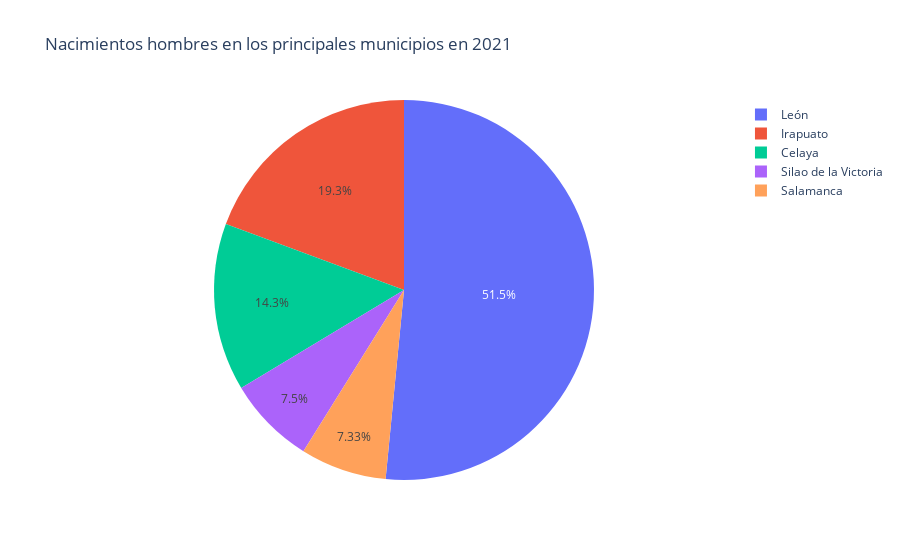

The notebook cell saved with this chart:
### Markdown cell above
**Si tomamos como muestra los 5 municipios con mas nacimientos podemos ver la gran variacion que tiene el municipio de Leon vs los otros municipios**

### Code cell
df = n_municipios.query("year== 2021").query("indicador == 'Nacimientos hombres'")
grupo = df.sort_values(ascending=False,by='valor')[:5]

fig = px.pie(grupo, values='valor', names='desc_municipio', title='Nacimientos hombres en los principales municipios en 2021')
fig.show()

### Figure 1 — Plotly figure (JSON) as saved in the notebook; plotly's stock layout.template omitted (floating-point values rounded to 4 significant figures)
{"data": [{"domain": {"x": [0, 1], "y": [0, 1]}, "hovertemplate": "desc_municipio=%{label}<br>valor=%{value}<extra></extra>", "labels": ["León", "Irapuato", "Celaya", "Silao de la Victoria", "Salamanca"], "legendgroup": "", "name": "", "showlegend": true, "type": "pie", "values": [14831, 5567, 4109, 2157, 2110]}], "layout": {"legend": {"tracegroupgap": 0}, "title": {"text": "Nacimientos hombres en los principales municipios en 2021"}}}
